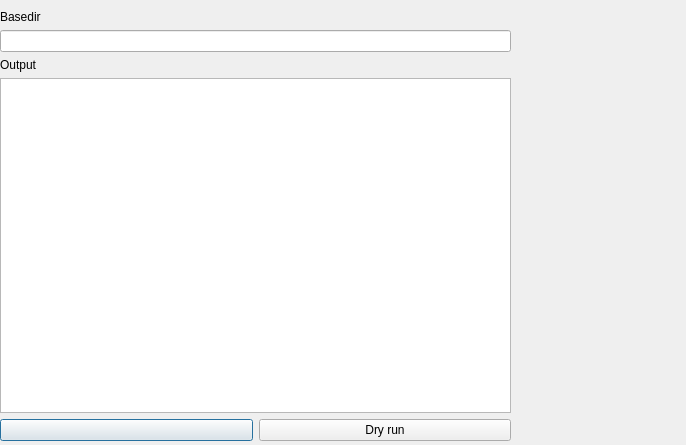
<?xml version="1.0" encoding="UTF-8"?>
<ui version="4.0">
 <class>Form</class>
 <widget class="KDialog" name="Form">
  <property name="geometry">
   <rect>
    <x>0</x>
    <y>0</y>
    <width>686</width>
    <height>445</height>
   </rect>
  </property>
  <property name="windowTitle">
   <string>Genre Tagger</string>
  </property>
  <widget class="QWidget" name="verticalLayoutWidget">
   <property name="geometry">
    <rect>
     <x>0</x>
     <y>10</y>
     <width>511</width>
     <height>431</height>
    </rect>
   </property>
   <layout class="QVBoxLayout" name="verticalLayout">
    <item>
     <widget class="QLabel" name="label">
      <property name="text">
       <string>Basedir</string>
      </property>
     </widget>
    </item>
    <item>
     <widget class="KLineEdit" name="basedir"/>
    </item>
    <item>
     <widget class="QLabel" name="label_2">
      <property name="text">
       <string>Output</string>
      </property>
     </widget>
    </item>
    <item>
     <widget class="KTextEdit" name="output"/>
    </item>
    <item>
     <layout class="QHBoxLayout" name="horizontalLayout">
      <item>
       <widget class="KPushButton" name="kpushbutton_2"/>
      </item>
      <item>
       <widget class="KPushButton" name="dryrunButton">
        <property name="text">
         <string>Dry run</string>
        </property>
       </widget>
      </item>
     </layout>
    </item>
   </layout>
  </widget>
 </widget>
 <customwidgets>
  <customwidget>
   <class>KDialog</class>
   <extends>QDialog</extends>
   <header>kdialog.h</header>
   <container>1</container>
  </customwidget>
  <customwidget>
   <class>KPushButton</class>
   <extends>QPushButton</extends>
   <header>kpushbutton.h</header>
  </customwidget>
  <customwidget>
   <class>KLineEdit</class>
   <extends>QLineEdit</extends>
   <header>klineedit.h</header>
  </customwidget>
  <customwidget>
   <class>KTextEdit</class>
   <extends>QTextEdit</extends>
   <header>ktextedit.h</header>
  </customwidget>
 </customwidgets>
 <resources/>
 <connections/>
</ui>
